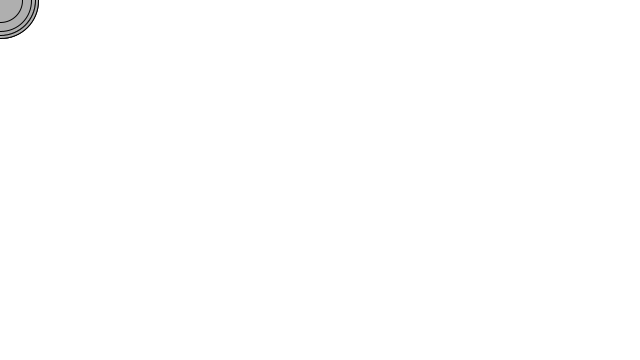
Frame 1 (no input)
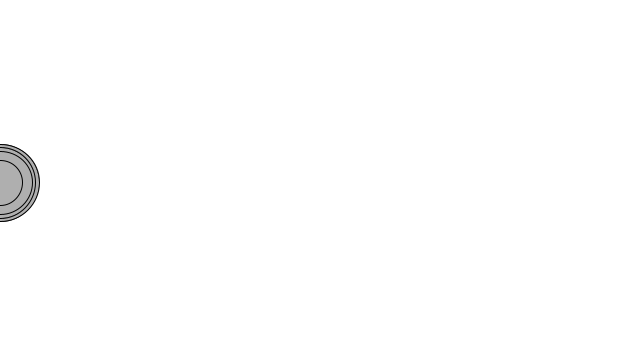
Frame 60 (the mouse pressed at the canvas centre just before this capture)
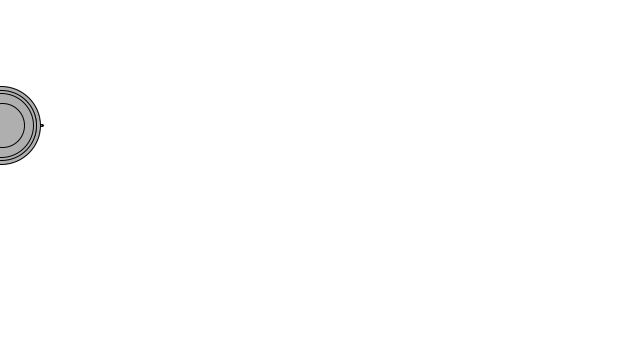
Frame 120 (the mouse held since frame 60 and released just before this capture)

The Processing sketch that drew these frames (run headless with seeded random() and noise(); from frame 60 on, the mouse is pressed at the canvas centre):

// Processing sketch: ex_2_1
// ── ex_2_1.pde
Mover[] movers = new Mover[100];
void setup() {
    size(640, 360);
    smooth();
    background(255);
    
    for (int i = 0; i < movers.length; i++) {
        movers[i] = new Mover(random(0.1,5), 0, 0);
    }
}

void draw() {
    background(255);

    for (int i = 0; i < movers.length; i++) {

        PVector wind = new PVector(0.001, 0);
        float m = movers[i].mass;
        PVector gravity = new PVector(0, 0.1*m);

        movers[i].applyForce(wind);
        movers[i].applyForce(gravity);

        movers[i].update();
        movers[i].checkEdges();
        movers[i].display();
    }
}

class Mover {
    PVector location;
    PVector velocity;
    PVector acceleration;
    float mass;

    Mover(float m, float x, float y) {
        mass = m;
        location = new PVector(x, y);
        velocity = new PVector(0, 0);
        acceleration = new PVector(0, 0);
    }

    void update() {
        velocity.add(acceleration);
        location.add(velocity);
        acceleration.mult(0);
    }

    void display() {
        stroke(0);
        fill(175);
        ellipse(location.x, location.y, mass*16, mass*16);
    }

    void checkEdges() {
        if (location.x > width) {
            velocity.x *= -1;
            location.x = width;
        } else if (location.x < 0) {
            velocity.x *= -1;
            location.x = 0;
        }
        if (location.y > height) {
            velocity.y *= -1;
            location.y = height;
        } else if (location.y < 0) {
            velocity.y *= -1;
            location.y = 0;
        }

    }

    void applyForce(PVector force) {
        PVector f = PVector.div(force, mass);
        acceleration.add(f);
    }
}
